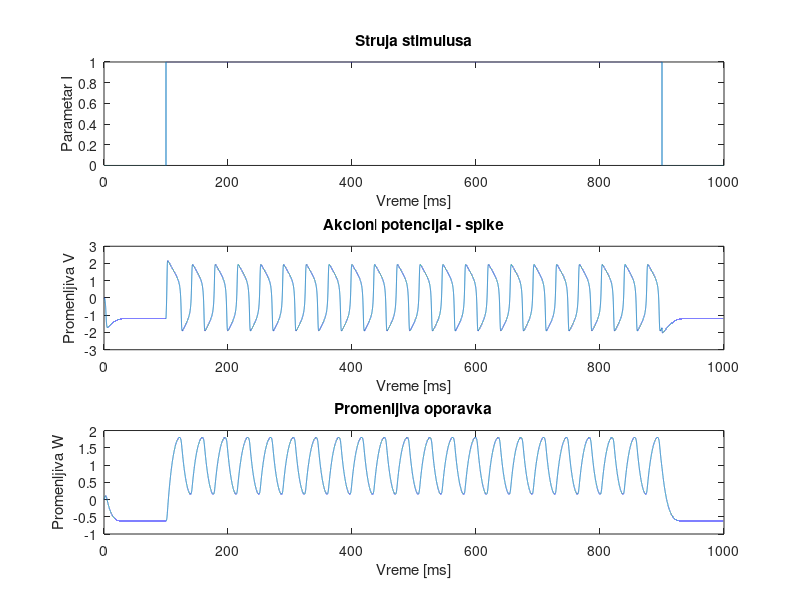

Recreate this plot in MATLAB.
a = 0.7;
b = 0.8;
epsilon = 0.08;
flag = 1; %izbor tipa struje stimulusa
tpulse = 100; %pocetak delovanja stimulusa
lengthpulse = 800; %duzina trajanja impulsa
tmax = 1000; %vreme do kojeg se izvrsavanju simulacije
dt = 0.01; %vremenski korak odredjivanja resenja - delta t iz sveske!!
Nt = tmax/dt; %broj tacaka u kojima se odredjuje resenje
T = 0:dt:tmax; %vremenski opseg sa diskretnim koracima
I = zeros(size(T)); %inicijalizacija vektora za struju stimulusa I
V = zeros(size(T)); %inicijalizacija vektora za promenljvu V
W = zeros(size(T)); %inicijalizacija vektora za promenljivu oporavka W
V(1) = 0; %pocetni uslov, membrana neurona je u stanju mirovanja
W(1) = 0; %pocetni uslov za promenljivu oporavka W
switch flag
    case 1
for t = tpulse/dt:(tpulse+lengthpulse)/dt
    I(t) = 1; %generisanje strujnog impulsa
end
    case 2
for t = tpulse/dt:(tpulse+lengthpulse)/dt
    I(t) = sin((t-tpulse/dt)/5000); %generisanje pobude tipa sinus
end 
 case 3
for t = tpulse/dt:(tpulse+lengthpulse)/dt
    I(t) = t/100000; %
end 
end
for t=1:Nt
    V(t+1) = V(t) + dt*(V(t)-V(t)^3/3-W(t)+I(t));
    W(t+1) = W(t) + dt*epsilon*(V(t)+a-b*W(t));
end
subplot(3,1,1);
plot(T,I);
title('Struja stimulusa');
xlabel('Vreme [ms]');
ylabel('Parametar I');
subplot(3,1,2);
plot(T,V);
title('Akcioni potencijal - spike');
xlabel('Vreme [ms]');
ylabel('Promenljiva V');
subplot(3,1,3);
plot(T,W);
title('Promenljiva oporavka');
xlabel('Vreme [ms]');
ylabel('Promenljiva W');